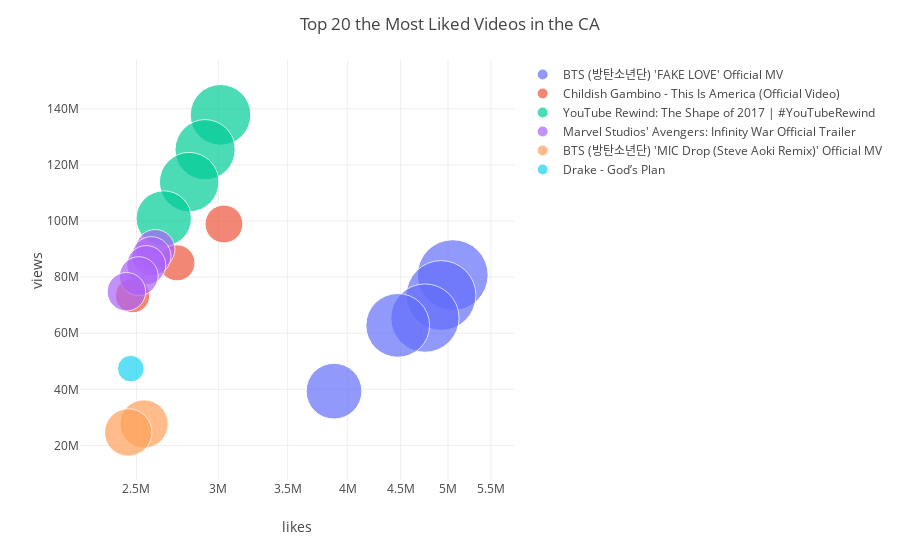

This figure's notebook cell:
### Code cell
fig = px.scatter(top20_likes_ca, x="likes", y="views", size="comment_count", color="title",
                 hover_name="title", log_x=True, size_max=50, labels={'title':''})
fig.update_layout(template='none', title='Top 20 the Most Liked Videos in the CA')
fig.show()

### Figure 1 — Plotly figure (JSON) as saved in the notebook; plotly's stock layout.template omitted (floating-point values rounded to 4 significant figures)
{"data": [{"hovertemplate": "<b>%{hovertext}</b><br><br>=BTS (방탄소년단) 'FAKE LOVE' Official MV<br>likes=%{x}<br>views=%{y}<br>comment_count=%{marker.size}<extra></extra>", "hovertext": ["BTS (방탄소년단) 'FAKE LOVE' Official MV", "BTS (방탄소년단) 'FAKE LOVE' Official MV", "BTS (방탄소년단) 'FAKE LOVE' Official MV", "BTS (방탄소년단) 'FAKE LOVE' Official MV", "BTS (방탄소년단) 'FAKE LOVE' Official MV"], "legendgroup": "BTS (방탄소년단) 'FAKE LOVE' Official MV", "marker": {"color": "#636efa", "size": [1114800, 1084435, 1040912, 905912, 692311], "sizemode": "area", "sizeref": 445.9, "symbol": "circle"}, "mode": "markers", "name": "BTS (방탄소년단) 'FAKE LOVE' Official MV", "showlegend": true, "type": "scatter", "x": [5053338, 4924056, 4750254, 4470888, 3880074], "xaxis": "x", "y": [80738011, 73463137, 65396157, 62796390, 39349927], "yaxis": "y"}, {"hovertemplate": "<b>%{hovertext}</b><br><br>=Childish Gambino - This Is America (Official Video)<br>likes=%{x}<br>views=%{y}<br>comment_count=%{marker.size}<extra></extra>", "hovertext": ["Childish Gambino - This Is America (Official Video)", "Childish Gambino - This Is America (Official Video)", "Childish Gambino - This Is America (Official Video)"], "legendgroup": "Childish Gambino - This Is America (Official Video)", "marker": {"color": "#EF553B", "size": [319502, 289682, 263984], "sizemode": "area", "sizeref": 445.9, "symbol": "circle"}, "mode": "markers", "name": "Childish Gambino - This Is America (Official Video)", "showlegend": true, "type": "scatter", "x": [3037318, 2735961, 2478908], "xaxis": "x", "y": [98938809, 85092067, 73432600], "yaxis": "y"}, {"hovertemplate": "<b>%{hovertext}</b><br><br>=YouTube Rewind: The Shape of 2017 | #YouTubeRewind<br>likes=%{x}<br>views=%{y}<br>comment_count=%{marker.size}<extra></extra>", "hovertext": ["YouTube Rewind: The Shape of 2017 | #YouTubeRewind", "YouTube Rewind: The Shape of 2017 | #YouTubeRewind", "YouTube Rewind: The Shape of 2017 | #YouTubeRewind", "YouTube Rewind: The Shape of 2017 | #YouTubeRewind"], "legendgroup": "YouTube Rewind: The Shape of 2017 | #YouTubeRewind", "marker": {"color": "#00cc96", "size": [817582, 807558, 787174, 682890], "sizemode": "area", "sizeref": 445.9, "symbol": "circle"}, "mode": "markers", "name": "YouTube Rewind: The Shape of 2017 | #YouTubeRewind", "showlegend": true, "type": "scatter", "x": [3014479, 2912715, 2811217, 2656678], "xaxis": "x", "y": [137843120, 125431369, 113876217, 100911567], "yaxis": "y"}, {"hovertemplate": "<b>%{hovertext}</b><br><br>=Marvel Studios' Avengers: Infinity War Official Trailer<br>likes=%{x}<br>views=%{y}<br>comment_count=%{marker.size}<extra></extra>", "hovertext": ["Marvel Studios' Avengers: Infinity War Official Trailer", "Marvel Studios' Avengers: Infinity War Official Trailer", "Marvel Studios' Avengers: Infinity War Official Trailer", "Marvel Studios' Avengers: Infinity War Official Trailer", "Marvel Studios' Avengers: Infinity War Official Trailer"], "legendgroup": "Marvel Studios' Avengers: Infinity War Official Trailer", "marker": {"color": "#ab63fa", "size": [347982, 341571, 339708, 335920, 330710], "sizemode": "area", "sizeref": 445.9, "symbol": "circle"}, "mode": "markers", "name": "Marvel Studios' Avengers: Infinity War Official Trailer", "showlegend": true, "type": "scatter", "x": [2606665, 2584675, 2555414, 2513103, 2444960], "xaxis": "x", "y": [89930713, 87450245, 84281319, 80360459, 74789251], "yaxis": "y"}, {"hovertemplate": "<b>%{hovertext}</b><br><br>=BTS (방탄소년단) 'MIC Drop (Steve Aoki Remix)' Official MV<br>likes=%{x}<br>views=%{y}<br>comment_count=%{marker.size}<extra></extra>", "hovertext": ["BTS (방탄소년단) 'MIC Drop (Steve Aoki Remix)' Official MV", "BTS (방탄소년단) 'MIC Drop (Steve Aoki Remix)' Official MV"], "legendgroup": "BTS (방탄소년단) 'MIC Drop (Steve Aoki Remix)' Official MV", "marker": {"color": "#FFA15A", "size": [519092, 502471], "sizemode": "area", "sizeref": 445.9, "symbol": "circle"}, "mode": "markers", "name": "BTS (방탄소년단) 'MIC Drop (Steve Aoki Remix)' Official MV", "showlegend": true, "type": "scatter", "x": [2542863, 2454901], "xaxis": "x", "y": [27670973, 24628712], "yaxis": "y"}, {"hovertemplate": "<b>%{hovertext}</b><br><br>=Drake - God’s Plan<br>likes=%{x}<br>views=%{y}<br>comment_count=%{marker.size}<extra></extra>", "hovertext": ["Drake - God’s Plan"], "legendgroup": "Drake - God’s Plan", "marker": {"color": "#19d3f3", "size": [158262], "sizemode": "area", "sizeref": 445.9, "symbol": "circle"}, "mode": "markers", "name": "Drake - God’s Plan", "showlegend": true, "type": "scatter", "x": [2469057], "xaxis": "x", "y": [47362934], "yaxis": "y"}], "layout": {"legend": {"itemsizing": "constant", "title": {"text": ""}, "tracegroupgap": 0}, "margin": {"t": 60}, "title": {"text": "Top 20 the Most Liked Videos in the CA"}, "xaxis": {"anchor": "y", "domain": [0, 1], "title": {"text": "likes"}, "type": "log"}, "yaxis": {"anchor": "x", "domain": [0, 1], "title": {"text": "views"}}}}
